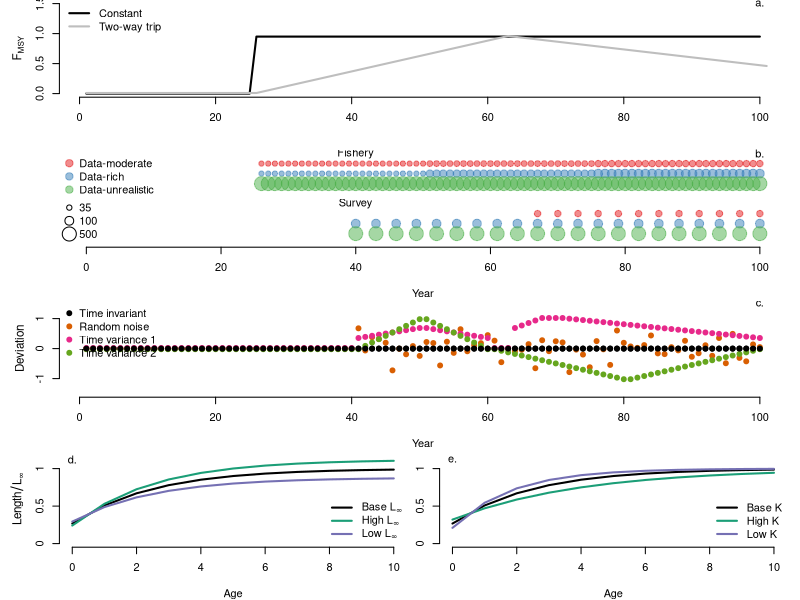

Write the R code that produced this figure.
###############################################################################
## This creates a figure with the experimental design for the empirical paper
setwd("C:/Users/Felipe/Dropbox/Fish 600/Growth")

require(RColorBrewer)

ScenPal <- adjustcolor(brewer.pal(3, "Set1"), alpha=0.5)
ScenPal2 <- c("black", brewer.pal(5, "Dark2")[c(2,4,5)])
ScenPal3 <- c("black", brewer.pal(5, "Dark2")[c(1,3)])
# Do black and white?
if(FALSE){
  ScenPal <- adjustcolor(c("gray30","gray50","gray70"), alpha=0.5)
  ScenPal2 <- c("black","gray30","gray50","gray70")
  ScenPal3 <- c("black","gray30","gray50")
} 

#windows(width=7, height=9)
tiff("Experimental design.tiff", width=7,height=9, res=500, units='in', compression='lzw')
par(mar=c(4,1.5,0,1), oma=c(0,3,0,0))

matlay <- c(1,1,
            2,2,
            3,3,
            4,5)
matlay <- matrix(matlay,ncol=2,byrow=T)

layout(mat=matlay, heights=c(0.25,0.25,0.25,0.25), widths=c(0.5,0.5))

################################################################################
### First, do the panels with fishing mortality

F0 <- c(rep(0,25), rep(0.95,75))
F1 <- c(rep(0,26), ((1/37)*(1:37))*0.95,(-(1/38)*(1:38))*0.5+0.95)

plot(F0, type='l', axes=F, ylim=c(0,1.5), xlab=NA, ylab=NA, lwd=2)
mtext(side=2, text=expression(F[MSY]), line=2.5, cex=0.7)
lines(F1+0.01, col="gray", lwd=2)
legend("topleft", legend=c("Constant","Two-way trip"), lwd=2, col=c("black","gray"), bty='n')
axis(2)
axis(1)
text(100, 1.5, labels="a.")

#box()

####################################################################################
### Second, do the one with data

fishery <- 26:100

survey1 <- seq(67, 100, 3)
survey2 <- seq(40, 100, 3)

sampfish1 <- c(rep(35,25), rep(42, 25), rep(50,25))
sampfish2 <- c(rep(35,25), rep(67,25), rep(100,25))
sampfish3 <- rep(500, 75)

sampsurvs <- c(50, 100, 500)

base <- exp(1)
scaler <- 1.5

plot(fishery, rep(4,75), xlim=c(0,100), ylim=c(0,4.5), cex=log(sampfish1/7, base=base)/scaler, pch=19, axes=F, 
     ylab=NA, xlab="Year", col=ScenPal[1])
points(fishery, rep(3.5,75), cex=log(sampfish2/7, base=base)/scaler, pch=19, col=ScenPal[2])
points(fishery, rep(3,75), cex=log(sampfish3/7, base=base)/scaler, pch=19, col=ScenPal[3])

points(survey1, rep(1.5,length(survey1)), cex=log(sampsurvs[1]/7, base=base)/scaler, pch=19, col=ScenPal[1])
points(survey2, rep(1.0,length(survey2)), cex=log(sampsurvs[2]/7, base=base)/scaler, pch=19, col=ScenPal[2])
points(survey2, rep(0.5,length(survey2)), cex=log(sampsurvs[3]/7, base=base)/scaler, pch=19, col=ScenPal[3])

text(40, 4.5, labels="Fishery")
text(40, 2, labels="Survey")

axis(1)
legend("topleft", legend=c("Data-moderate","Data-rich", "Data-unrealistic"), pch=19, col=ScenPal, bty='n', 
       pt.cex=1.5)

legend("bottomleft", legend=c(35,100,500), pch=21, pt.cex=log(c(35,100,500)/7, base=base)/scaler, bty='n')
text(100, 4.5, labels="b.")


#################################################################################
### Third, do the time varing stuff

### From Peter's cases - Just copy and pasted
dev2 <- c(0, 0, 0, 0, 0, 0, 0, 0, 0, 0, 0, 0, 0, 0, 0, 0, 0, 0, 0, 0, 0, 0, 0, 0, 0, 
         0, 0, 0, 0, 0, 0, 0, 0, 0, 0, 0, 0, 0, 0, 0, 5.5, 6.11111111111111, 6.72222222222222, 
         7.33333333333334, 7.94444444444444, 8.55555555555556, 9.16666666666667, 9.77777777777777, 
         10.3888888888889, 11, 11, 10.3888888888889, 9.77777777777777, 9.16666666666667, 8.55555555555556, 
         7.94444444444444, 7.33333333333334, 6.72222222222222, 6.11111111111111, 5.5, 0, 0, 0, 11, 12.375, 
         13.75, 15.125, 16.5, 16.5, 16.5, 16.5, 16.1206896551724, 15.7413793103448, 15.3620689655172, 
         14.9827586206897, 14.6034482758621, 14.2241379310345, 13.8448275862069, 13.4655172413793, 
         13.0862068965517, 12.7068965517241, 12.3275862068966, 11.948275862069, 11.5689655172414, 11.1896551724138, 
         10.8103448275862, 10.4310344827586, 10.051724137931, 9.67241379310344, 9.29310344827586, 8.91379310344828, 
         8.53448275862069, 8.1551724137931, 7.77586206896552, 7.39655172413793, 7.01724137931035, 6.63793103448276, 
         6.25862068965517, 5.87931034482759, 5.5)
dev1 <- c(0, 0, 0, 0, 0, 0, 0, 0, 0, 0, 0, 0, 0, 0, 0, 0, 0, 0, 0, 0, 0, 0, 0, 0, 0, 0, 0, 0, 0, 0, 0, 0, 0, 0, 
          0, 0, 0, 0, 0, 0, 11.1543469723957, -1.03799715870328, 6.27059091500808, 5.24846841315007, 
          3.22652602127025, -11.9754232243074, -0.0526090743126986, -3.12714384822269, 1.38037313068654, 
          -4.00157636120656, 3.62107311002566, 3.05977112637004, -9.27486033552133, 3.78601884209986, 
          -2.34454069724591, 10.6520816462052, -1.46523662447839, 1.88682414704984, 2.97859029110509, 
          7.3942568593842, 4.36496863923671, -7.47000245308514, -0.0321423310383082, -1.48306128205327, 
          -0.626755273801159, 2.44141960355427, -10.7953451448666, 4.59696179157652, -1.42476214492493, 
          4.03153247653532, 3.40989869879991, -12.9354073654904, -0.555392092413555, -3.28526301675421, 
          -10.2630150335296, 4.11610249886079, -0.381917674531685, -8.96350850022787, 9.93298211587771, 
          3.19234894036513, 1.18115525489218, 0.406258973007837, 1.92855346126796, 7.21742692439339, 
          -2.6273188872232, -3.03569696263516, 0.774943235140995, -0.96832060149864, 4.30206232448288, 
          -4.48587431086561, -2.5534780691864, 1.83328746202287, -3.95449410471966, 5.83695126454094,
          -8.05461284096399, 8.10283107964042, -5.11805342509933, -7.00780100424766, 2.30079532029411, 
          0.80455259331152)

dev3 <- c(0, 0, 0, 0, 0, 0, 0, 0, 0, 0, 0, 0, 0, 0, 0, 0, 0, 0, 0, 0, 0, 0, 0, 0, 0, 0, 0, 0, 0, 0, 0, 0, 0, 0, 
          0, 0, 0, 0, 0, 0, 0, 1.83333333333334, 3.66666666666666, 5.5, 7.33333333333334, 9.16666666666667, 11, 
          12.8333333333333, 14.6666666666667, 16.5, 16.5, 14.6666666666667, 12.8333333333333, 11, 9.16666666666667, 
          7.33333333333334, 5.5, 3.66666666666666, 1.83333333333334, 0, 0, -0.868421052631582, -1.73684210526316, 
          -2.60526315789474, -3.47368421052632, -4.3421052631579, -5.21052631578947, -6.07894736842105, 
          -6.94736842105263, -7.81578947368421, -8.68421052631579, -9.55263157894737, -10.4210526315789, 
          -11.2894736842105, -12.1578947368421, -13.0263157894737, -13.8947368421053, -14.7631578947368, 
          -15.6315789473684, -16.5, -16.5, -15.6315789473684, -14.7631578947368, -13.8947368421053, 
          -13.0263157894737, -12.1578947368421, -11.2894736842105, -10.4210526315789, -9.55263157894737, 
          -8.68421052631579, -7.81578947368421, -6.94736842105263, -6.07894736842105, -5.21052631578947, 
          -4.3421052631579, -3.47368421052632, -2.60526315789474, -1.73684210526316, -0.868421052631582, 0)

dev1 <- dev1/max(abs(c(dev1,dev2,dev3)))
dev2 <- dev2/max(abs(c(dev1,dev2,dev3)))
dev3 <- dev3/max(abs(c(dev1,dev2,dev3)))


plot(1:100, rep(0,100), ylim=c(-1.5,1.5), axes=F, ylab=NA, xlab="Year", pch=19)
axis(1)
axis(2, at=c(-1,0,1))
mtext(side=2, text="Deviation", line=2.5, cex=0.7)

points(dev1, col=ScenPal2[2], pch=19)
points(dev2+0.02, col=ScenPal2[3], pch=19)
points(dev3-0.02, col=ScenPal2[4], pch=19)
points(rep(0,100), pch=19, col=ScenPal2[1])

legend("topleft", legend=c("Time invariant", "Random noise", "Time variance 1", "Time variance 2"), pch=19,
       col=ScenPal2, bty='n')
text(100, 1.5, labels="c.")

###############################################################################################
### Last, an illustration of VB growth curves with changing K and linf

# A quick VB model
VonBert <- function(age,K,Linf){
  Lmin <- 10
  amin <- 0.5
  leng <- Linf+(Lmin-Linf)*exp(-K*(age-amin))
  return(leng)
}

# The first panel - Changing Linf
plot(0:10, VonBert(0:10, 0.4, 25), type='l', lwd=2, axes=F, xlab="Age", ylab=NA, ylim=c(0,30))
lines(0:10, VonBert(0:10, 0.4, 28), lwd=2, col=ScenPal3[2])
lines(0:10, VonBert(0:10, 0.4, 22), lwd=2, col=ScenPal3[3])
mtext(side=2, text=expression("Length"/L[infinity]), line=2.5, cex=0.7)
axis(1)
axis(2, at=c(0,12.5,25), labels=c(0,0.5,1))
legend("bottomright", lwd=2, col=ScenPal3, bty='n',
       legend=c(expression("Base "*L[infinity]),expression("High "*L[infinity]),expression("Low "*L[infinity])))
text(0, 28, labels="d.")

# The second panel - Changing K
plot(0:10, VonBert(0:10, 0.4, 25), type='l', lwd=2, axes=F, xlab="Age", ylab=NA, ylim=c(0,30))
lines(0:10, VonBert(0:10, 0.25, 25), lwd=2, col=ScenPal3[2])
lines(0:10, VonBert(0:10, 0.55, 25), lwd=2, col=ScenPal3[3])
#mtext(side=2, text=expression("Length"/L[infinity]), line=2.5, cex=0.7)
axis(1)
axis(2, at=c(0,12.5,25), labels=c(0,0.5,1))
legend("bottomright", lwd=2, col=ScenPal3, bty='n', legend=c("Base K", "High K", "Low K"))
text(0, 28, labels="e.")
dev.off()